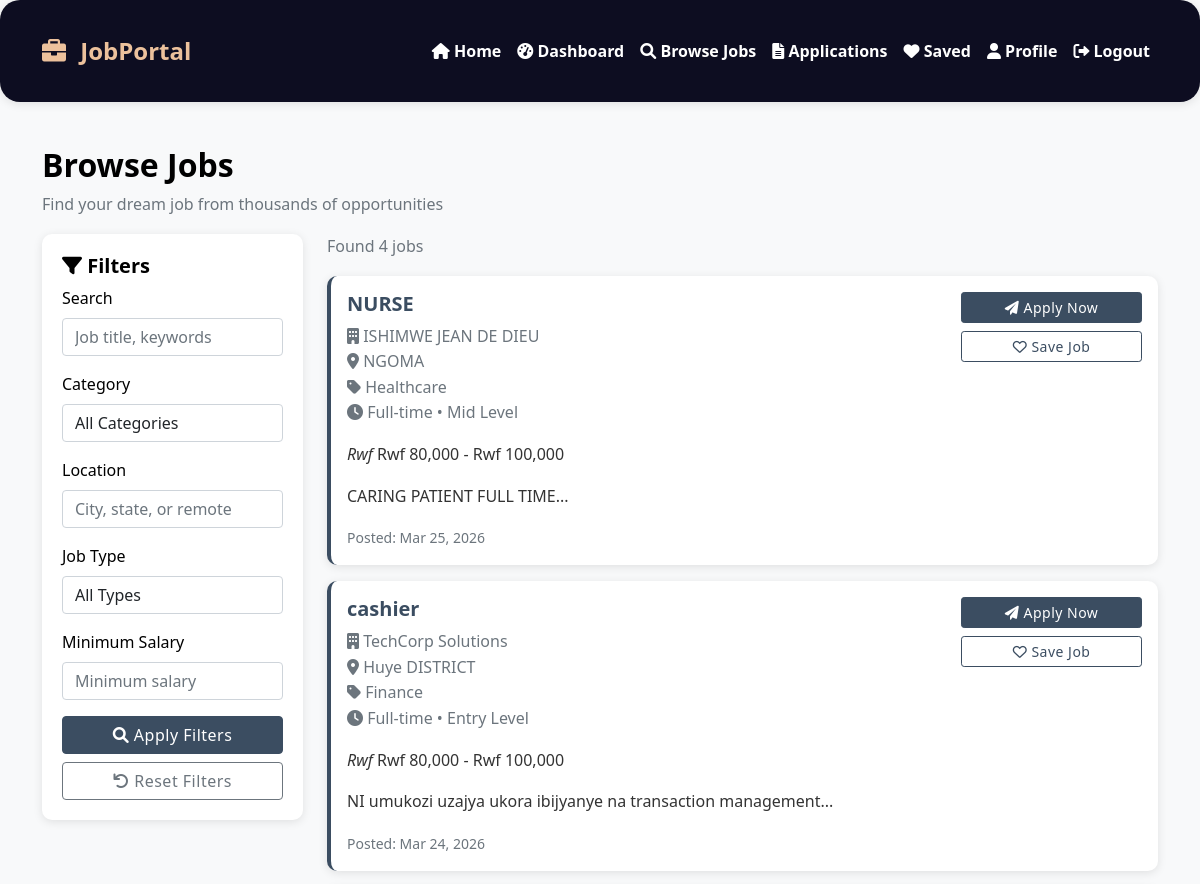
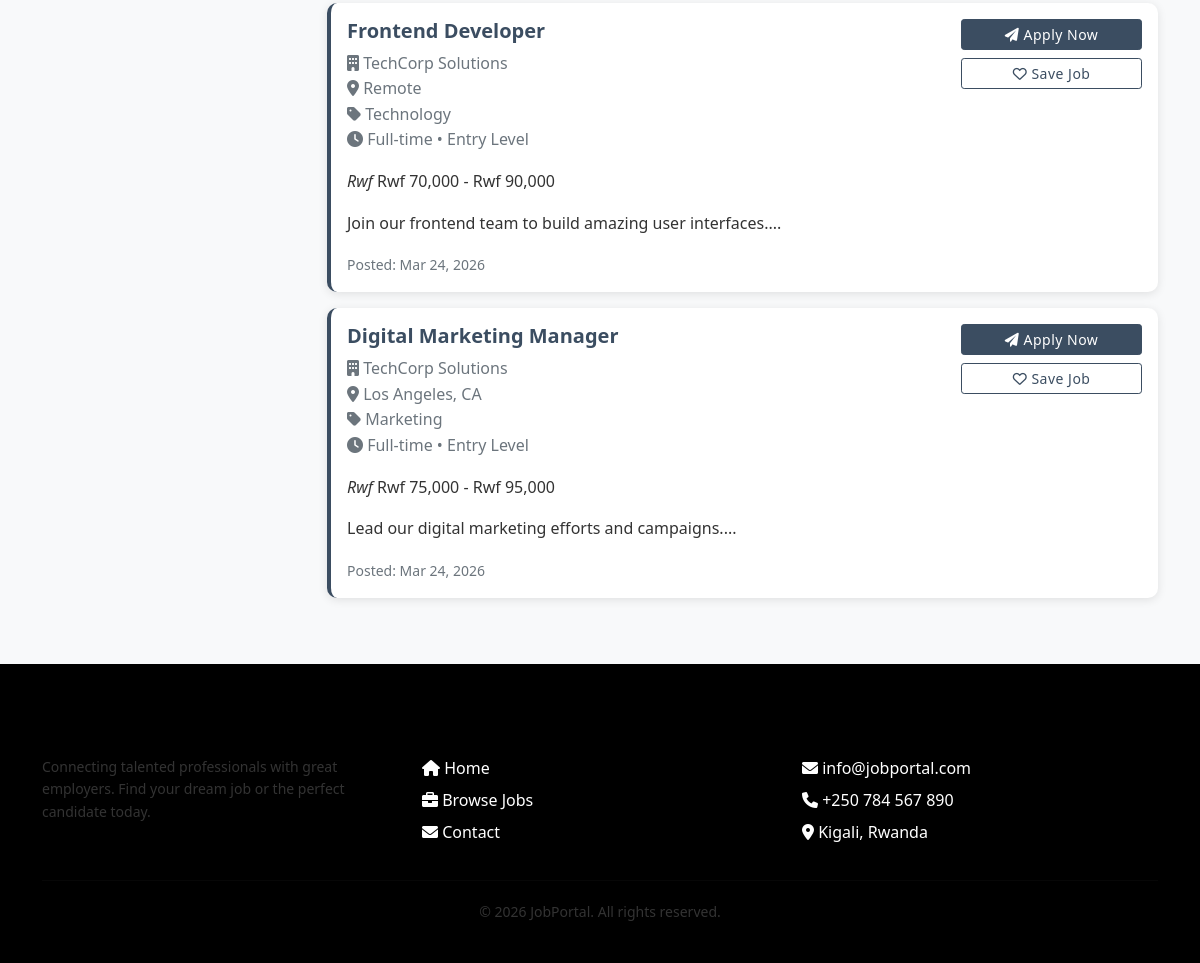
Page /applicant/jobs.php (signed in) on the committed database (2 pictures, top to bottom).
### tables this page shows
CREATE TABLE `jobs` (
  `id` int(11) NOT NULL AUTO_INCREMENT,
  `employer_id` int(11) NOT NULL,
  `category_id` int(11) DEFAULT NULL,
  `title` varchar(100) NOT NULL,
  `description` text NOT NULL,
  `requirements` text NOT NULL,
  `salary` varchar(50) DEFAULT NULL,
  `location` varchar(100) DEFAULT NULL,
  `job_type` enum('full-time','part-time','contract','internship') DEFAULT 'full-time',
  `experience_level` enum('entry','mid','senior','lead') DEFAULT 'entry',
  `status` enum('open','closed','pending') DEFAULT 'pending',
  `start_date` date DEFAULT NULL,
  `end_date` date DEFAULT NULL,
  `created_at` timestamp NOT NULL DEFAULT current_timestamp(),
  `updated_at` timestamp NOT NULL DEFAULT current_timestamp() ON UPDATE current_timestamp(),
  PRIMARY KEY (`id`),
  KEY `employer_id` (`employer_id`),
  KEY `category_id` (`category_id`)
);

CREATE TABLE `users` (
  `id` int(11) NOT NULL AUTO_INCREMENT,
  `username` varchar(50) NOT NULL,
  `email` varchar(100) NOT NULL,
  `password` varchar(255) NOT NULL,
  `full_name` varchar(100) NOT NULL,
  `role` enum('admin','employer','applicant') DEFAULT 'applicant',
  `status` enum('active','inactive') DEFAULT 'active',
  `profile_image` varchar(255) DEFAULT NULL,
  `phone` varchar(20) DEFAULT NULL,
  `address` text DEFAULT NULL,
  `created_at` timestamp NOT NULL DEFAULT current_timestamp(),
  `updated_at` timestamp NOT NULL DEFAULT current_timestamp() ON UPDATE current_timestamp(),
  PRIMARY KEY (`id`),
  UNIQUE KEY `username` (`username`),
  UNIQUE KEY `email` (`email`)
);

CREATE TABLE `categories` (
  `id` int(11) NOT NULL AUTO_INCREMENT,
  `name` varchar(50) NOT NULL,
  `description` text DEFAULT NULL,
  `status` enum('active','inactive') DEFAULT 'active',
  `created_at` timestamp NOT NULL DEFAULT current_timestamp(),
  PRIMARY KEY (`id`),
  UNIQUE KEY `name` (`name`)
);

### applicant/jobs.php (the view, shortened to what this page needs)
<?php
require_once '../includes/header.php';
$database = new Database();
$db = $database->getConnection();
$user_id = $_SESSION['user_id'];
$search = isset($_GET['search']) ? trim($_GET['search']) : '';
$location = isset($_GET['location']) ? trim($_GET['location']) : '';
$min_salary = isset($_GET['min_salary']) ? $_GET['min_salary'] : '';
$query = "SELECT j.*, c.name as category_name, u.full_name as employer_name,
          (SELECT COUNT(*) FROM saved_jobs WHERE user_id = :user_id AND job_id = j.id) as is_saved
          FROM jobs j
          JOIN categories c ON j.category_id = c.id
          JOIN users u ON j.employer_id = u.id
          WHERE j.status = 'open'";
$params = [':user_id' => $user_id];
$query .= " ORDER BY j.created_at DESC";
$stmt = $db->prepare($query);
foreach ($params as $key => $value) {
    $stmt->bindValue($key, $value);
}
$stmt->execute();
$jobs = $stmt->fetchAll(PDO::FETCH_ASSOC);
?>
<div class="container mt-4">
    <h2>Browse Jobs</h2>
    <p class="text-muted">Find your dream job from thousands of opportunities</p>
    <div class="row">
        <div class="col-md-3">
            <div class="sidebar">
                <h5><i class="fas fa-filter"></i> Filters</h5>
                <form method="GET" action="">
                    <div class="mb-3">
                        <label for="search" class="form-label">Search</label>
                        <input type="text" class="form-control" id="search" name="search"
                            value="<?php echo htmlspecialchars($search); ?>"
                            placeholder="Job title, keywords">
                    </div>
                    <div class="mb-3">
                        <label for="category" class="form-label">Category</label>
                        <select class="form-control" id="category" name="category">
                            <option value="">All Categories</option>
                        </select>
                    </div>
                    <div class="mb-3">
                        <label for="location" class="form-label">Location</label>
                        <input type="text" class="form-control" id="location" name="location"
                            value="<?php echo htmlspecialchars($location); ?>"
                            placeholder="City, state, or remote">
                    </div>
                    <div class="mb-3">
                        <label for="job_type" class="form-label">Job Type</label>
                        <select class="form-control" id="job_type" name="job_type">
                            <option value="">All Types</option>
                        </select>
                    </div>
                    <div class="mb-3">
                        <label for="min_salary" class="form-label">Minimum Salary</label>
                        <input type="number" class="form-control" id="min_salary" name="min_salary"
                            value="<?php echo htmlspecialchars($min_salary); ?>"
                            placeholder="Minimum salary">
                    </div>
                    <button type="submit" class="btn btn-primary w-100">
                        <i class="fas fa-search"></i> Apply Filters
                    </button>
                    <a href="jobs.php" class="btn btn-outline-secondary w-100 mt-2">
                        <i class="fas fa-undo"></i> Reset Filters
                    </a>
                </form>
            </div>
        </div>
        <div class="col-md-9">
            <div class="mb-3">
                <p class="text-muted">Found <?php echo count($jobs); ?> jobs</p>
            </div>
            <?php if (empty($jobs)): ?>
                <div class="alert alert-info">
                    <i class="fas fa-info-circle"></i> No jobs found matching your criteria.
                </div>
            <?php else: ?>
                <?php foreach ($jobs as $job): ?>
                    <div class="card mb-3 job-card">
                        <div class="card-body">
                            <div class="row">
                                <div class="col-md-9">
                                    <h5 class="card-title">
                                        <a href="../view_job.php?id=<?php echo $job['id']; ?>" class="text-decoration-none">
                                            <?php echo htmlspecialchars($job['title']); ?>
                                        </a>
                                    </h5>
                                    <p class="card-text text-muted">
                                        <i class="fas fa-building"></i> <?php echo htmlspecialchars($job['employer_name']); ?>
                                        <br>
                                        <i class="fas fa-map-marker-alt"></i> <?php echo htmlspecialchars($job['location'] ?: 'Remote'); ?>
                                        <br>
                                        <i class="fas fa-tag"></i> <?php echo htmlspecialchars($job['category_name']); ?>
                                        <br>
                                        <i class="fas fa-clock"></i> <?php echo ucfirst($job['job_type']); ?> •
                                        <?php echo ucfirst($job['experience_level']); ?> Level
                                    </p>
                                    <?php if ($job['salary']): ?>
                                        <p class="card-text">
                                            <i>Rwf</i> <?php echo htmlspecialchars($job['salary']); ?>
                                        </p>
                                    <?php endif; ?>
                                    <p class="card-text">
                                        <?php echo substr(htmlspecialchars($job['description']), 0, 150); ?>...
                                    </p>
                                    <small class="text-muted">Posted: <?php echo date('M d, Y', strtotime($job['created_at'])); ?></small>
                                </div>
                                <div class="col-md-3 text-end">
                                    <a href="../apply_job.php?id=<?php echo $job['id']; ?>" class="btn btn-primary btn-sm w-100 mb-2">
                                        <i class="fas fa-paper-plane"></i> Apply Now
                                    </a>
                                    <?php if ($job['is_saved'] > 0): ?>
                                        <a href="unsave_job.php?id=<?php echo $job['id']; ?>" class="btn btn-danger btn-sm w-100">
                                            <i class="fas fa-heart"></i> Saved
                                        </a>
                                    <?php else: ?>
                                        <a href="save_job.php?id=<?php echo $job['id']; ?>" class="btn btn-outline-primary btn-sm w-100">
                                            <i class="far fa-heart"></i> Save Job
                                        </a>
                                    <?php endif; ?>
                                </div>
                            </div>
                        </div>
                    </div>
                <?php endforeach; ?>
            <?php endif; ?>
        </div>
    </div>
</div>
<?php require_once '../includes/footer.php'; ?>

### includes/header.php (style rules this page uses)
:root { --primary: #ecc19c; --secondary: #3b4d61; --accent: #000000; --font-main: 'Segoe UI', Tahoma, Geneva, Verdana, sans-serif; --font-heading: 'Segoe UI', Tahoma, Geneva, Verdana, sans-serif; --text-color: #333333; --text-light: #666666; --text-dark: #000000; }
* { margin: 0; padding: 0; box-sizing: border-box; }
html, body { height: 100%; margin: 0; padding: 0; }
body { background-color: #f8f9fa; font-family: var(--font-main); color: var(--text-color); min-height: 100vh; display: flex; flex-direction: column; }
h1, h2, h3, h4, h5, h6 { font-family: var(--font-heading); color: var(--text-dark); font-weight: 600; }
p { color: var(--text-color); line-height: 1.6; }
a { color: var(--secondary); text-decoration: none; transition: color 0.3s ease; }
.card-title { font-weight: 600; color: var(--text-dark); }
.form-label { font-weight: 500; color: var(--text-dark); }
.btn { font-weight: 500; letter-spacing: 0.5px; }
.btn-primary { background-color: var(--secondary); border-color: var(--secondary); }
.btn-outline-primary { color: var(--secondary); border-color: var(--secondary); }
.card { border: none; border-radius: 10px; box-shadow: 0 2px 10px rgba(0, 0, 0, 0.1); transition: transform 0.3s ease; margin-bottom: 20px; }
.job-card { border-left: 4px solid var(--secondary); }
.sidebar { background-color: white; border-radius: 10px; padding: 20px; box-shadow: 0 2px 10px rgba(0, 0, 0, 0.1); margin-bottom: 20px; }
.container { padding-top: 20px; padding-bottom: 20px; }

### rows in the picture
jobs: title "NURSE", employer.full_name "ISHIMWE JEAN DE DIEU", location "NGOMA", category.name "Healthcare", job_type "Full-time", experience_level "Mid", salary "Rwf 80,000 - Rwf 100,000", description "CARING PATIENT FULL TIME", created_at "Mar 25, 2026"
jobs: title "cashier", employer.full_name "TechCorp Solutions", location "Huye DISTRICT", category.name "Finance", job_type "Full-time", experience_level "Entry", salary "Rwf 80,000 - Rwf 100,000", description "NI umukozi uzajya ukora ibijyanye na transaction management", created_at "Mar 24, 2026"
jobs: title "Frontend Developer", employer.full_name "TechCorp Solutions", location "Remote", category.name "Technology", job_type "Full-time", experience_level "Entry", salary "Rwf 70,000 - Rwf 90,000", description "Join our frontend team to build amazing user interfaces.", created_at "Mar 24, 2026"
jobs: title "Digital Marketing Manager", employer.full_name "TechCorp Solutions", location "Los Angeles, CA", category.name "Marketing", job_type "Full-time", experience_level "Entry", salary "Rwf 75,000 - Rwf 95,000", description "Lead our digital marketing efforts and campaigns.", created_at "Mar 24, 2026"

### other values in the picture
SITE_NAME "JobPortal"
count($jobs) "4"
SITE_NAME "jobportal"
